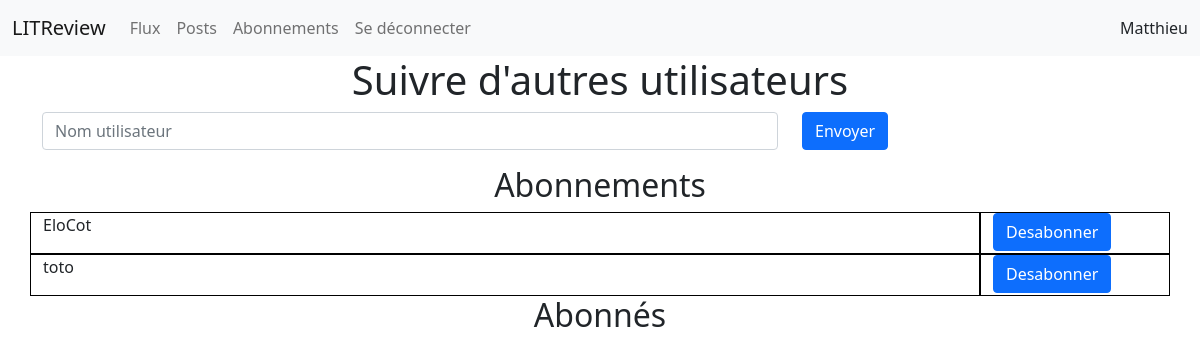
Before: /follow/ (signed in) with the older database file.
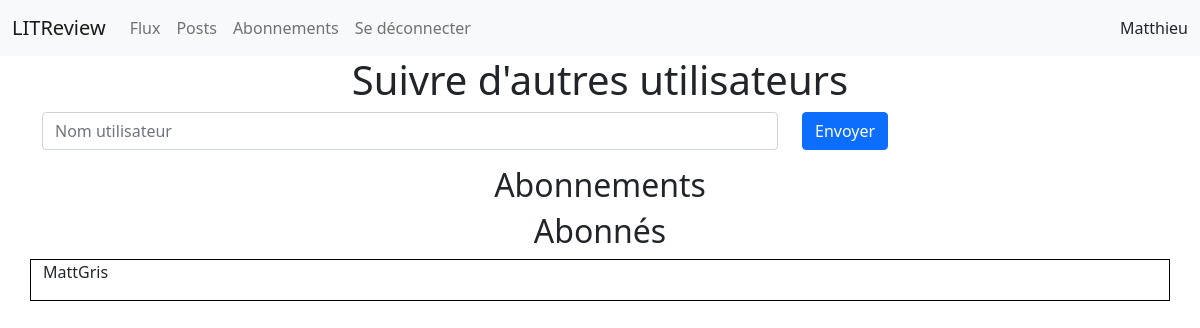
After: the same page with the newer database file.
### follow/models.py (models this page shows)
class UserFollows(models.Model):
    user = models.ForeignKey(settings.AUTH_USER_MODEL, on_delete=models.CASCADE, related_name='following')
    followed_user = models.ForeignKey(settings.AUTH_USER_MODEL, on_delete=models.CASCADE, related_name='followed_by')
    class Meta:
        unique_together = ('user', 'followed_user')

### authentication/models.py (models this page shows)
class User(AbstractUser):
    username = models.CharField(max_length=150, unique=True)
    USERNAME_FIELD = 'username'

### follow/views.py (the view, shortened to what this page needs)
# urls.py: path('follow/', follow.views.follow_user, name='follow_manager'),
@login_required
def follow_user(request):
    users = User.objects.all()
    following_users = models.UserFollows.objects.filter(followed_user=request.user).prefetch_related('user')
    followed_users = models.UserFollows.objects.filter(user=request.user).prefetch_related('followed_user')
    return render(
        request,
        'follow/follow_manager.html',
        {
            'following_users': following_users,
            'followed_users': followed_users,
            'users': users,
        })

### follow/templates/follow/follow_manager.html (shortened to what this page needs)
 {% extends 'base.html' %} {% block content %}{% load widget_tweaks%}
<h1 style="text-align:center;">Suivre d'autres utilisateurs</h1>
<form method="post">
    <div class="container" style="margin-left: auto; margin-right: auto;">
        <div class="row">
            <div class="col-md-8">
                <input class="form-control" list="datalistOptions" name="id_user" placeholder="Nom utilisateur" autocomplete="off">
            </div>
            <div class="col-6 col-md-4">
                <button class="btn btn-primary" type="submit">Envoyer</button>
            </div>
        </div>
    </div>
</form>
<h2 style="text-align:center;">Abonnements</h2>
<div class="container" style="margin-left: auto; margin-right: auto;">
    {% for user in following_users %}
    <div class="row">
        <div class="col-md-10" style="border: 1px solid black;">
            <p>{{ user.user }}</p>
        </div>
        <div class="col-6 col-md-2" style="border: 1px solid black;">
            <a class="btn btn-primary" href="{% url 'unfollow' user.id %}">Desabonner</a>
        </div>
    </div>
    {% endfor %}
</div>
<h2 style="text-align:center;">Abonnés</h2>
<div class="container" style="margin-left: auto; margin-right: auto;">
    {% for user in followed_users %}
    <div class="row" style="border: 1px solid black;">
        <p>{{ user.followed_user }}</p>
    </div>{% endfor %}
</div>{% endblock content %}

Changed rows visible on the page:
removed UserFollows: user "EloCot", shown under "Abonnements"
removed UserFollows: user "toto", shown under "Abonnements"
added UserFollows: followed_user "MattGris", shown under "Abonnés"
